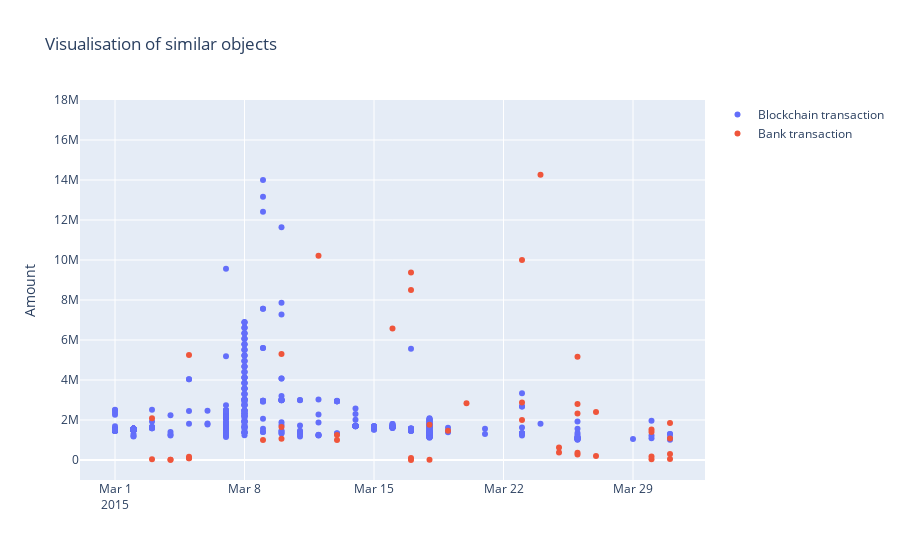

The cell this chart's notebook holds for it:
### Code cell
fig = go.Figure()
fig.add_trace(go.Scatter(x=df_march.time,  y=df_march.Transaction_amount_USD, mode='markers', name = 'Blockchain transaction'))
fig.add_trace(go.Scatter(x=transaction_march.end_date,y= transaction_march.amount_transactions, mode='markers', name='Bank transaction'))
fig.update_layout(title = 'Visualisation of similar objects',
                  yaxis=dict(range=[-1000000,18000000]), 
                  yaxis_title="Amount")
fig.show()

### Figure 1 — Plotly figure (JSON) as saved in the notebook; plotly's stock layout.template omitted (floating-point values rounded to 4 significant figures; data arrays with more than 128 entries replaced by an {"elided": "..."} marker saying what was removed)
{"data": [{"mode": "markers", "name": "Blockchain transaction", "type": "scatter", "x": {"elided": "655 str values"}, "y": {"elided": "655 float values"}}, {"mode": "markers", "name": "Bank transaction", "type": "scatter", "x": ["2015-03-18T00:00:00", "2015-03-13T00:00:00", "2015-03-16T00:00:00", "2015-03-05T00:00:00", "2015-03-03T00:00:00", "2015-03-31T00:00:00", "2015-03-23T00:00:00", "2015-03-03T00:00:00", "2015-03-20T00:00:00", "2015-03-23T00:00:00", "2015-03-17T00:00:00", "2015-03-12T00:00:00", "2015-03-24T00:00:00", "2015-03-05T00:00:00", "2015-03-30T00:00:00", "2015-03-26T00:00:00", "2015-03-10T00:00:00", "2015-03-31T00:00:00", "2015-03-09T00:00:00", "2015-03-10T00:00:00", "2015-03-26T00:00:00", "2015-03-17T00:00:00", "2015-03-30T00:00:00", "2015-03-17T00:00:00", "2015-03-26T00:00:00", "2015-03-27T00:00:00", "2015-03-30T00:00:00", "2015-03-26T00:00:00", "2015-03-25T00:00:00", "2015-03-27T00:00:00", "2015-03-31T00:00:00", "2015-03-30T00:00:00", "2015-03-13T00:00:00", "2015-03-19T00:00:00", "2015-03-10T00:00:00", "2015-03-31T00:00:00", "2015-03-26T00:00:00", "2015-03-05T00:00:00", "2015-03-17T00:00:00", "2015-03-30T00:00:00", "2015-03-04T00:00:00", "2015-03-23T00:00:00", "2015-03-31T00:00:00", "2015-03-04T00:00:00", "2015-03-18T00:00:00", "2015-03-05T00:00:00", "2015-03-25T00:00:00"], "y": [1762600, 1000000, 6570585, 82850, 32292, 55807, 2000000, 2090000.0, 2840000, 2870000, 9375845, 10212877, 14270000.0, 164300, 1524000.0, 2800000.0, 5300000, 66316000, 999000, 1066000.0, 280000, 4780, 37190.0, 100000, 2327000.0, 204500, 179000.0, 363900, 369500, 2406000.0, 1080000, 1399934, 1250253, 1467500, 1649757, 1844000, 5160000, 5250000, 8495000, 20000000, 8771.0, 10000000, 305900, 12850, 8775, 83070, 628125]}], "layout": {"title": {"text": "Visualisation of similar objects"}, "yaxis": {"range": [-1000000, 18000000], "title": {"text": "Amount"}}}}
